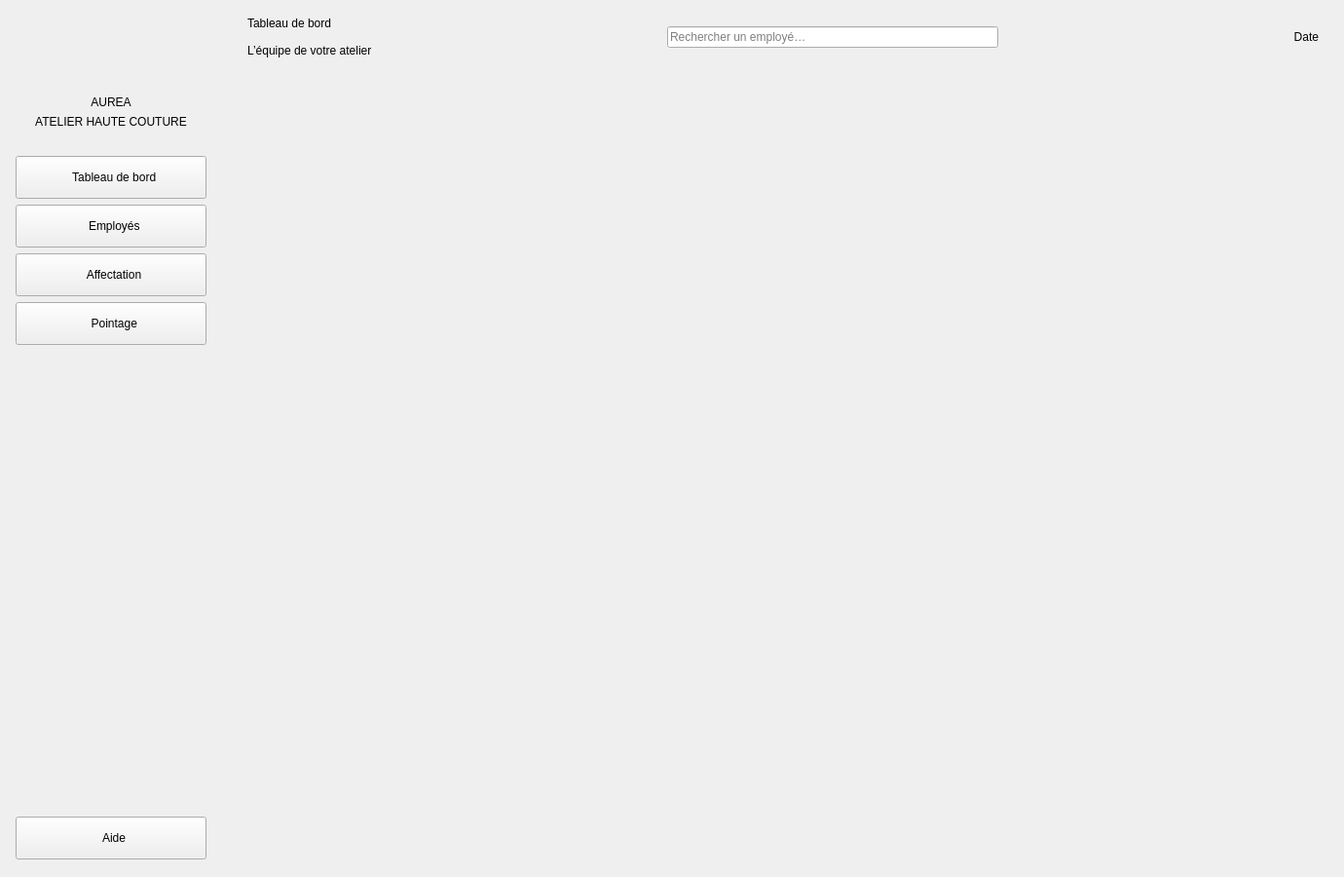
<?xml version="1.0" encoding="utf-8"?>
<ui version="4.0">
  <class>EmployeeWindow</class>
  <widget class="QMainWindow" name="EmployeeWindow">
    <property name="windowTitle">
      <string>AUREA — Gestion des employés (C++ / Qt)</string>
    </property>
    <property name="minimumSize">
      <size>
        <width>1240</width>
        <height>720</height>
      </size>
    </property>
    <property name="geometry">
      <rect>
        <x>0</x>
        <y>0</y>
        <width>1380</width>
        <height>900</height>
      </rect>
    </property>
    <widget class="QWidget" name="centralwidget">
      <layout class="QHBoxLayout" name="rootLayout">
        <property name="leftMargin">
          <number>0</number>
        </property>
        <property name="topMargin">
          <number>0</number>
        </property>
        <property name="rightMargin">
          <number>0</number>
        </property>
        <property name="bottomMargin">
          <number>0</number>
        </property>
        <property name="spacing">
          <number>0</number>
        </property>
        <item>
          <widget class="QFrame" name="sidebar">
            <property name="minimumSize">
              <size>
                <width>228</width>
                <height>0</height>
              </size>
            </property>
            <property name="maximumSize">
              <size>
                <width>228</width>
                <height>16777215</height>
              </size>
            </property>
            <layout class="QVBoxLayout" name="sidebarLayout">
              <property name="leftMargin">
                <number>16</number>
              </property>
              <property name="topMargin">
                <number>22</number>
              </property>
              <property name="rightMargin">
                <number>16</number>
              </property>
              <property name="bottomMargin">
                <number>18</number>
              </property>
              <property name="spacing">
                <number>6</number>
              </property>
              <item>
                <widget class="QLabel" name="logo">
                  <property name="text">
                    <string/>
                  </property>
                  <property name="minimumSize">
                    <size>
                      <width>70</width>
                      <height>70</height>
                    </size>
                  </property>
                  <property name="alignment">
                    <set>Qt::AlignCenter</set>
                  </property>
                </widget>
              </item>
              <item>
                <widget class="QLabel" name="logoWord">
                  <property name="text">
                    <string>AUREA</string>
                  </property>
                  <property name="alignment">
                    <set>Qt::AlignCenter</set>
                  </property>
                </widget>
              </item>
              <item>
                <widget class="QLabel" name="logoTagline">
                  <property name="text">
                    <string>ATELIER HAUTE COUTURE</string>
                  </property>
                  <property name="alignment">
                    <set>Qt::AlignCenter</set>
                  </property>
                </widget>
              </item>
              <item>
                <spacer name="logoSpacer">
                  <property name="orientation">
                    <enum>Qt::Vertical</enum>
                  </property>
                  <property name="sizeType">
                    <enum>QSizePolicy::Fixed</enum>
                  </property>
                  <property name="sizeHint">
                    <size>
                      <width>20</width>
                      <height>22</height>
                    </size>
                  </property>
                </spacer>
              </item>
              <item>
                <widget class="QPushButton" name="navDashboard">
                  <property name="text">
                    <string>  Tableau de bord</string>
                  </property>
                  <property name="checkable">
                    <bool>true</bool>
                  </property>
                  <property name="nav" stdset="0">
                    <bool>true</bool>
                  </property>
                  <property name="minimumSize">
                    <size>
                      <width>0</width>
                      <height>44</height>
                    </size>
                  </property>
                </widget>
              </item>
              <item>
                <widget class="QPushButton" name="navEmployees">
                  <property name="text">
                    <string>  Employés</string>
                  </property>
                  <property name="checkable">
                    <bool>true</bool>
                  </property>
                  <property name="nav" stdset="0">
                    <bool>true</bool>
                  </property>
                  <property name="minimumSize">
                    <size>
                      <width>0</width>
                      <height>44</height>
                    </size>
                  </property>
                </widget>
              </item>
              <item>
                <widget class="QPushButton" name="navAssignment">
                  <property name="text">
                    <string>  Affectation</string>
                  </property>
                  <property name="checkable">
                    <bool>true</bool>
                  </property>
                  <property name="nav" stdset="0">
                    <bool>true</bool>
                  </property>
                  <property name="minimumSize">
                    <size>
                      <width>0</width>
                      <height>44</height>
                    </size>
                  </property>
                </widget>
              </item>
              <item>
                <widget class="QPushButton" name="navAttendance">
                  <property name="text">
                    <string>  Pointage</string>
                  </property>
                  <property name="checkable">
                    <bool>true</bool>
                  </property>
                  <property name="nav" stdset="0">
                    <bool>true</bool>
                  </property>
                  <property name="minimumSize">
                    <size>
                      <width>0</width>
                      <height>44</height>
                    </size>
                  </property>
                </widget>
              </item>
              <item>
                <spacer name="sidebarSpacer">
                  <property name="orientation">
                    <enum>Qt::Vertical</enum>
                  </property>
                  <property name="sizeHint">
                    <size>
                      <width>20</width>
                      <height>40</height>
                    </size>
                  </property>
                </spacer>
              </item>
              <item>
                <widget class="QPushButton" name="helpButton">
                  <property name="text">
                    <string>  Aide</string>
                  </property>
                  <property name="nav" stdset="0">
                    <bool>true</bool>
                  </property>
                  <property name="minimumSize">
                    <size>
                      <width>0</width>
                      <height>44</height>
                    </size>
                  </property>
                </widget>
              </item>
            </layout>
          </widget>
        </item>
        <item>
          <widget class="QWidget" name="mainColumn">
            <layout class="QVBoxLayout" name="mainColumnLayout">
              <property name="leftMargin">
                <number>0</number>
              </property>
              <property name="topMargin">
                <number>0</number>
              </property>
              <property name="rightMargin">
                <number>0</number>
              </property>
              <property name="bottomMargin">
                <number>0</number>
              </property>
              <property name="spacing">
                <number>0</number>
              </property>
              <item>
                <widget class="QFrame" name="topbar">
                  <property name="minimumSize">
                    <size>
                      <width>0</width>
                      <height>76</height>
                    </size>
                  </property>
                  <property name="maximumSize">
                    <size>
                      <width>16777215</width>
                      <height>76</height>
                    </size>
                  </property>
                  <layout class="QHBoxLayout" name="topbarLayout">
                    <property name="leftMargin">
                      <number>26</number>
                    </property>
                    <property name="topMargin">
                      <number>10</number>
                    </property>
                    <property name="rightMargin">
                      <number>26</number>
                    </property>
                    <property name="bottomMargin">
                      <number>10</number>
                    </property>
                    <property name="spacing">
                      <number>16</number>
                    </property>
                    <item>
                      <layout class="QVBoxLayout" name="titleLayout">
                        <property name="spacing">
                          <number>0</number>
                        </property>
                        <item>
                          <widget class="QLabel" name="pageTitle">
                            <property name="text">
                              <string>Tableau de bord</string>
                            </property>
                          </widget>
                        </item>
                        <item>
                          <widget class="QLabel" name="subtitle">
                            <property name="text">
                              <string>L’équipe de votre atelier</string>
                            </property>
                            <property name="wordWrap">
                              <bool>false</bool>
                            </property>
                          </widget>
                        </item>
                      </layout>
                    </item>
                    <item>
                      <spacer name="topSpacerLeft">
                        <property name="orientation">
                          <enum>Qt::Horizontal</enum>
                        </property>
                        <property name="sizeHint">
                          <size>
                            <width>40</width>
                            <height>20</height>
                          </size>
                        </property>
                      </spacer>
                    </item>
                    <item>
                      <widget class="QLineEdit" name="globalSearch">
                        <property name="minimumSize">
                          <size>
                            <width>340</width>
                            <height>0</height>
                          </size>
                        </property>
                        <property name="maximumSize">
                          <size>
                            <width>380</width>
                            <height>16777215</height>
                          </size>
                        </property>
                        <property name="placeholderText">
                          <string>Rechercher un employé…</string>
                        </property>
                        <property name="clearButtonEnabled">
                          <bool>true</bool>
                        </property>
                      </widget>
                    </item>
                    <item>
                      <spacer name="topSpacerRight">
                        <property name="orientation">
                          <enum>Qt::Horizontal</enum>
                        </property>
                        <property name="sizeHint">
                          <size>
                            <width>40</width>
                            <height>20</height>
                          </size>
                        </property>
                      </spacer>
                    </item>
                    <item>
                      <widget class="QLabel" name="dateLabel">
                        <property name="text">
                          <string>Date</string>
                        </property>
                        <property name="alignment">
                          <set>Qt::AlignRight|Qt::AlignVCenter</set>
                        </property>
                      </widget>
                    </item>
                  </layout>
                </widget>
              </item>
              <item>
                <widget class="QWidget" name="content">
                  <layout class="QVBoxLayout" name="contentLayout">
                    <property name="leftMargin">
                      <number>26</number>
                    </property>
                    <property name="topMargin">
                      <number>22</number>
                    </property>
                    <property name="rightMargin">
                      <number>26</number>
                    </property>
                    <property name="bottomMargin">
                      <number>18</number>
                    </property>
                    <property name="spacing">
                      <number>12</number>
                    </property>
                  </layout>
                </widget>
              </item>
            </layout>
          </widget>
        </item>
      </layout>
    </widget>
  </widget>
  <resources>
    <include location="../extras/assets.qrc"/>
  </resources>
  <connections/>
</ui>
